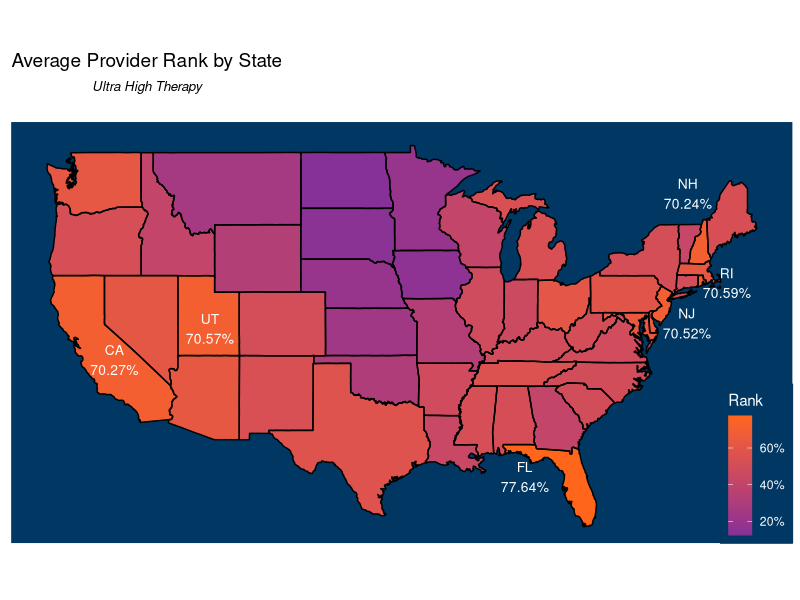

Generate this figure with R:

rm(list = ls())

# install.packages("mapproj")
library(ggplot2)
library(dplyr)
library(maps)
library(mapproj)

#############
## Helpers ##
#############
## Percent Function
percent <- function(x, digits = 2, format = "f", ...) {
  paste0(formatC(100 * x, format = format, digits = digits, ...), "%")
}


####################
## Data Wrangling ##
####################
## Provider Level Data
providers <- read.csv("SNF_Population.csv", stringsAsFactors = F)

## Get state data
states <- map_data("state")
states$state_abb <- state.abb[match(states$region, tolower(state.name))]

## Rank Order
Rank <- aggregate(PctRankUltraHi ~ States, data = providers, FUN = mean)
Rank$pct <- percent(Rank$PctRankUltraHi)
map.df <- merge(states, Rank, by.x = "state_abb", by.y = "States", all.x = T)
map.df <- map.df[order(map.df$order), ]


#######################
## Prep Map Building ##
#######################
## Create label centroids
label_long <- aggregate(long ~ state_abb, data = map.df, FUN = mean)
label_lat <- aggregate (lat ~ state_abb, data = map.df, FUN = mean)
labelCentroids <- merge(label_long, label_lat, by = "state_abb")
labels <- merge(Rank, labelCentroids, by.x = "States", by.y = "state_abb")
rm(label_long, label_lat, labelCentroids)
labels <- subset(labels, labels$PctRankUltraHi > 0.7)

## Adjust label positions
labels[which(labels$States == "CA"), 4] <- labels[which(labels$States == "CA"), 4] + 1.5
labels[which(labels$States == "FL"), 4] <- labels[which(labels$States == "FL"), 4] + -2.5
labels[which(labels$States == "NJ"), 4] <- labels[which(labels$States == "NJ"), 4] + 2
labels[which(labels$States == "NJ"), 5] <- labels[which(labels$States == "NJ"), 5] + -1
labels[which(labels$States == "RI"), 4] <- labels[which(labels$States == "RI"), 4] + 2
labels[which(labels$States == "NH"), 5] <- labels[which(labels$States == "NH"), 5] + 3
labels[which(labels$States == "NH"), 4] <- labels[which(labels$States == "NH"), 4] + -1


##############
## Plot Map ##
##############
RankMap <- ggplot(map.df, aes(x = long, y = lat, group = group)) +
  geom_polygon(aes(fill = PctRankUltraHi)) +
  geom_path() +
  scale_fill_gradient(name = "Rank"
                      , labels = c("20%","40%", "60%")
                      , breaks = c(0.20, 0.40, 0.60)
                      , low = "#863198", high = "#FF661B") +
  geom_text(  data = labels
            , aes(x = long, y = lat, group = NA
                  , label = paste(labels$States, labels$pct, sep = "\n"))
            , size = 3.5, color = "white") +
  coord_map() +
  ggtitle(bquote(atop(.("Average Provider Rank by State")
                      , atop(italic(.("Ultra High Therapy")), "")))) + 
  theme(  axis.title = element_blank()
        , axis.text = element_blank()
        , axis.ticks = element_blank()
        , panel.border = element_blank()
        , panel.grid.major = element_blank()
        , panel.grid.minor = element_blank()
        , panel.background = element_rect(fill = "#003763", color = "#003763")
        , plot.title = element_text(size = rel(1.25))
        , legend.background = element_rect(fill = "#003763", color = "#003763")
        , legend.justification = c(1,0)
        , legend.position = c(1, 0)
        , legend.title = element_text(color = "white")
        , legend.text = element_text(color = "white"))
RankMap
ggsave("RankMap.png", RankMap, width = 12, height = 8, units = "in")


#############################
## Provider Count by State ##
#############################
# SNF <- as.data.frame(matrix(table(providers$States)))
# SNF$state_abb <- unique(providers$States)
# names(SNF)[1] <- "SNFcount"
# 
# map.df <- merge(states, SNF, by = "state_abb", all.x = T)
# map.df <- map.df[order(map.df$order), ]
# 
# SNFmap <- ggplot(map.df, aes(x = long, y = lat, group = group)) +
#   geom_polygon(aes(fill = SNFcount)) +
#   geom_path() +
#   scale_fill_gradient(low = "#863198", high = "#FF661B") +
#   # scale_fill_gradientn(colors = rev(heat.colors(10))) +
#   coord_map()
# SNFmap
